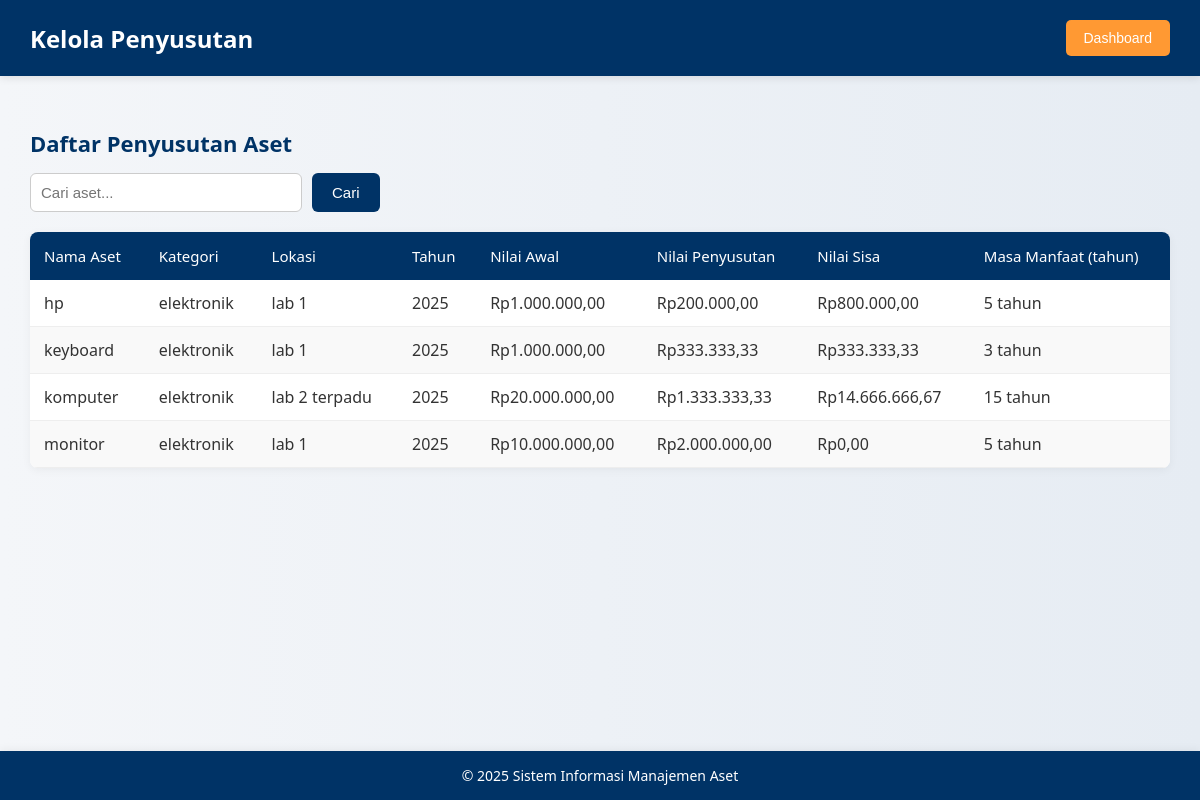
Page /fitur/penyusutan.php on the committed database.
### tables this page shows
CREATE TABLE `penyusutan` (
  `id_penyusutan` int(11) NOT NULL,
  `id_aset` int(11) NOT NULL,
  `tahun` year(4) NOT NULL,
  `nilai_susut` decimal(15,2) NOT NULL,
  `nilai_sisa` decimal(15,2) NOT NULL
);

CREATE TABLE `aset` (
  `id_aset` int(11) NOT NULL,
  `nama_aset` varchar(255) NOT NULL,
  `kategori_id` int(11) DEFAULT NULL,
  `lokasi_id` int(11) DEFAULT NULL,
  `tanggal_perolehan` date DEFAULT NULL,
  `nilai_awal` decimal(15,0) DEFAULT NULL,
  `status` enum('Aktif','Tidak Aktif','Dalam Perbaikan') DEFAULT 'Aktif',
  `nilai_susut` double DEFAULT 0,
  `masa_manfaat` int(11) DEFAULT NULL
);

CREATE TABLE `kategori` (
  `id_kategori` int(11) NOT NULL,
  `nama_kategori` varchar(100) NOT NULL,
  `deskripsi` text DEFAULT NULL,
  `parent_id` int(11) DEFAULT NULL
);

CREATE TABLE `lokasi` (
  `id_lokasi` int(11) NOT NULL,
  `nama_lokasi` varchar(255) NOT NULL,
  `alamat` text DEFAULT NULL
);

### fitur/penyusutan.php (the view, shortened to what this page needs)
<?php
include('../include/koneksi.php');
$query_penyusutan = "
    SELECT p.*, a.nama_aset, a.nilai_awal, a.masa_manfaat, k.nama_kategori AS kategori, l.nama_lokasi AS lokasi
    FROM penyusutan p
    JOIN aset a ON p.id_aset = a.id_aset
    JOIN kategori k ON a.kategori_id = k.id_kategori
    JOIN lokasi l ON a.lokasi_id = l.id_lokasi
    ORDER BY p.tahun DESC, a.nama_aset
";
$result_penyusutan = mysqli_query($conn, $query_penyusutan);
$dashboard = ($_SESSION['role'] === 'admin') ? '../adm/admin.php' : '../staf/staf.php';
?>
<!DOCTYPE html>
<html lang="id">
<head>
    <link rel="stylesheet" href="../assets/penyu.css">
</head>
<body>
<header>
    <h2>Kelola Penyusutan</h2>
    <button onclick="window.location.href='<?= $dashboard ?>'">Dashboard</button>
</header>
<main>
    <h3>Daftar Penyusutan Aset</h3>
    <form onsubmit="event.preventDefault(); filterTable();">
        <input type="text" id="searchInput" placeholder="Cari aset...">
        <button type="submit">Cari</button>
    </form>
    <div class="table-container">
        <table>
            <thead>
                <tr>
                    <th>Nama Aset</th>
                    <th>Kategori</th>
                    <th>Lokasi</th>
                    <th>Tahun</th>
                    <th>Nilai Awal</th>
                    <th>Nilai Penyusutan</th>
                    <th>Nilai Sisa</th>
                    <th>Masa Manfaat (tahun)</th>
                </tr>
            </thead>
            <tbody>
            <?php while ($penyusutan = mysqli_fetch_assoc($result_penyusutan)) : ?>
            <tr>
                <td><?= htmlspecialchars($penyusutan['nama_aset']) ?></td>
                <td><?= htmlspecialchars($penyusutan['kategori']) ?></td>
                <td><?= htmlspecialchars($penyusutan['lokasi']) ?></td>
                <td><?= $penyusutan['tahun'] ?></td>
                <td>Rp<?= number_format($penyusutan['nilai_awal'], 2, ',', '.') ?></td>
                <td>Rp<?= number_format($penyusutan['nilai_susut'], 2, ',', '.') ?></td>
                <td>Rp<?= number_format($penyusutan['nilai_sisa'], 2, ',', '.') ?></td>
                <td><?= htmlspecialchars($penyusutan['masa_manfaat']) ?> tahun</td>
            </tr>
            <?php endwhile ?>
            </tbody>
        </table>
    </div>
</main>
<footer>
    &copy; <?= date('Y') ?> Sistem Informasi Manajemen Aset
</footer>
</body>
</html>

### assets/penyu.css (style rules this page uses)
body { font-family: "Segoe UI", Tahoma, Geneva, Verdana, sans-serif; background: linear-gradient(to right, #f4f6f9, #e6ecf3); margin: 0; padding: 0; color: #333; }
header { background-color: #003366; color: white; padding: 20px 30px; display: flex; justify-content: space-between; align-items: center; box-shadow: 0 2px 8px rgba(0, 0, 0, 0.1); }
header h2 { font-size: 24px; margin: 0; }
header button { background-color: #ff9933; color: white; border: none; padding: 10px 18px; border-radius: 5px; cursor: pointer; font-size: 14px; transition: background-color 0.3s ease; }
main { padding: 30px; }
h3 { color: #003366; font-size: 22px; margin-bottom: 15px; }
form { margin-bottom: 20px; display: flex; gap: 10px; flex-wrap: wrap; }
form input[type="text"] { padding: 10px; font-size: 15px; width: 250px; border: 1px solid #ccc; border-radius: 6px; }
form button { padding: 10px 20px; background-color: #003366; color: white; border: none; border-radius: 6px; cursor: pointer; font-size: 15px; transition: background-color 0.3s ease; }
table { width: 100%; border-collapse: collapse; background-color: #fff; border-radius: 8px; overflow: hidden; box-shadow: 0 2px 10px rgba(0, 0, 0, 0.05); }
thead { background-color: #003366; color: white; }
thead th { padding: 14px; text-align: left; font-weight: 500; font-size: 15px; }
tbody td { padding: 12px 14px; border-bottom: 1px solid #eee; }
tbody tr:nth-child(even) { background-color: #f9f9f9; }
footer { background-color: #003366; color: white; text-align: center; padding: 15px 0; position: fixed; width: 100%; bottom: 0; left: 0; font-size: 14px; box-shadow: 0 -2px 8px rgba(0, 0, 0, 0.05); }

### rows in the picture
penyusutan: id_aset.nama_aset "hp", kategori.nama_kategori "elektronik", lokasi.nama_lokasi "lab 1", tahun "2025", id_aset.nilai_awal "1.000.000,00", nilai_susut "200.000,00", nilai_sisa "800.000,00", id_aset.masa_manfaat "5"
penyusutan: id_aset.nama_aset "keyboard", kategori.nama_kategori "elektronik", lokasi.nama_lokasi "lab 1", tahun "2025", id_aset.nilai_awal "1.000.000,00", nilai_susut "333.333,33", nilai_sisa "333.333,33", id_aset.masa_manfaat "3"
penyusutan: id_aset.nama_aset "komputer", kategori.nama_kategori "elektronik", lokasi.nama_lokasi "lab 2 terpadu", tahun "2025", id_aset.nilai_awal "20.000.000,00", nilai_susut "1.333.333,33", nilai_sisa "14.666.666,67", id_aset.masa_manfaat "15"
penyusutan: id_aset.nama_aset "monitor", kategori.nama_kategori "elektronik", lokasi.nama_lokasi "lab 1", tahun "2025", id_aset.nilai_awal "10.000.000,00", nilai_susut "2.000.000,00", nilai_sisa "0,00", id_aset.masa_manfaat "5"
